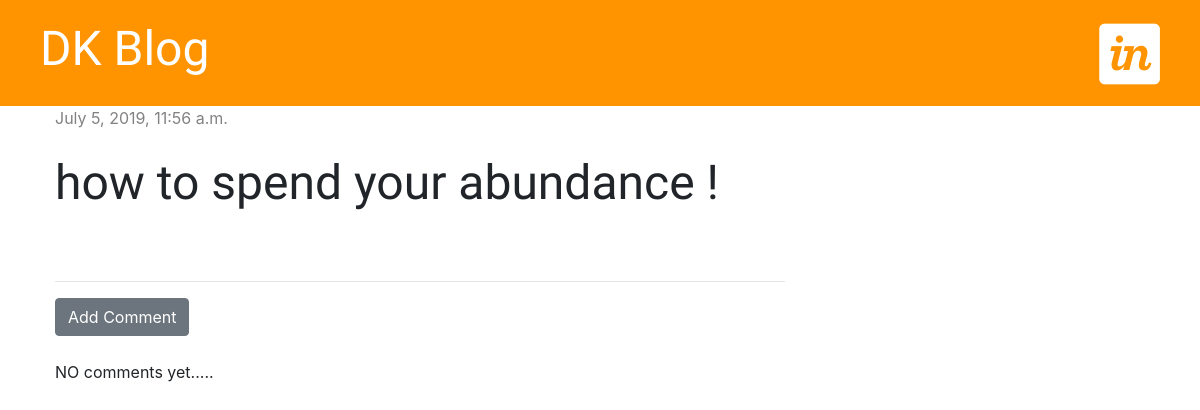
The app's page /post/1/ with its own data.
### blog/models.py (models this page shows, shortened)
class Post(models.Model):
    author = models.ForeignKey('auth.User' , on_delete=models.CASCADE)
    title = models.CharField(max_length=200)
    text = models.TextField()
    created_date = models.DateTimeField(default=timezone.now)
    published_date = models.DateTimeField(blank=True, null=True)

### blog/views.py (the view)
# urls.py: path('post/<int:pk>/', views.post_detail, name='post_detail'),
def post_detail(request,pk):
    post = get_object_or_404(Post,pk=pk)
    stuff_for_frontend = {'post':post}
    return render(request, 'blog/post_detail.html', stuff_for_frontend)

### blog/templatetags/markdownify.py (called while the page is built)
@register.filter
def markdown(value):
    renderer = HighlightRenderer()
    markdown = mistune.Markdown(renderer=renderer)
    return markdown(value)

### blog/templates/blog/post_detail.html (shortened to what this page needs)
{% extends 'blog/base.html'%}
{% load markdownify %}
{% block content%}
    <div class="post">
        {% if post.published_date  %}
                <div class="date">
                    {{post.published_date}}
                </div>
        {% endif %}
        <br>
        <h1>{{post.title}}</h1>
    </div>
    <hr>
    <a href="{% url 'add_comment_to_post' pk=post.pk %}" class="btn btn-secondary">Add Comment</a>
    <br>
    <br>
    {% for comment in post.comments.all %}
        {% if user.is_authenticated or comment.approved %}
            <div class="comment">
                <div class="date">
                    {{ comment.created_date }}
                </div>
                {% if not comment.approved  and user.is_superuser %}
                <a href="{% url 'comment_approve' pk=comment.pk %}"><i class="fas fa-thumbs-up"></i></a>
                <a href="{% url 'comment_remove' pk=comment.pk %}" <i class="fas fa-backspace"></i></a>
                {% endif %}
                <strong>{{comment.author}}</strong>
                <P>{{comment.text|markdown|safe|linebreaksbr}}</P>
            </div>
        {% endif %}
    {% empty %}
        <p>NO comments yet.....</p>
    {% endfor %}
{% endblock %}

### blog/static/css/blog.css (style rules this page uses)
h1,h2,h3,h4 { font-family: 'Tangerine', 'Inconsolata', 'Droid Sans', serif; font-size:48px; }
.date { color: #828282; }
.post { margin-bottom: 70px; }

### records on screen
Post: published_date "July 5, 2019, 11:56 a.m.", title "how to spend your abundance !"
